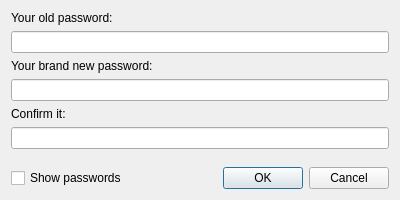
<?xml version="1.0" encoding="UTF-8"?>
<ui version="4.0">
 <class>PasswordRecreationForm</class>
 <widget class="QDialog" name="PasswordRecreationForm">
  <property name="geometry">
   <rect>
    <x>0</x>
    <y>0</y>
    <width>400</width>
    <height>200</height>
   </rect>
  </property>
  <property name="sizePolicy">
   <sizepolicy hsizetype="Fixed" vsizetype="Fixed">
    <horstretch>0</horstretch>
    <verstretch>0</verstretch>
   </sizepolicy>
  </property>
  <property name="minimumSize">
   <size>
    <width>400</width>
    <height>200</height>
   </size>
  </property>
  <property name="maximumSize">
   <size>
    <width>400</width>
    <height>200</height>
   </size>
  </property>
  <property name="windowTitle">
   <string>Password recreate</string>
  </property>
  <property name="locale">
   <locale language="English" country="UnitedStates"/>
  </property>
  <layout class="QVBoxLayout" name="verticalLayout">
   <item>
    <widget class="QLabel" name="label">
     <property name="text">
      <string>Your old password:</string>
     </property>
    </widget>
   </item>
   <item>
    <widget class="QLineEdit" name="lineEdit"/>
   </item>
   <item>
    <widget class="QLabel" name="label_2">
     <property name="text">
      <string>Your brand new password:</string>
     </property>
    </widget>
   </item>
   <item>
    <widget class="QLineEdit" name="lineEdit_2"/>
   </item>
   <item>
    <widget class="QLabel" name="label_3">
     <property name="text">
      <string>Confirm it:</string>
     </property>
    </widget>
   </item>
   <item>
    <widget class="QLineEdit" name="lineEdit_3"/>
   </item>
   <item>
    <spacer name="verticalSpacer">
     <property name="orientation">
      <enum>Qt::Vertical</enum>
     </property>
     <property name="sizeHint" stdset="0">
      <size>
       <width>20</width>
       <height>40</height>
      </size>
     </property>
    </spacer>
   </item>
   <item>
    <layout class="QHBoxLayout" name="horizontalLayout">
     <item>
      <widget class="QCheckBox" name="checkBox">
       <property name="text">
        <string>Show passwords</string>
       </property>
      </widget>
     </item>
     <item>
      <spacer name="horizontalSpacer">
       <property name="orientation">
        <enum>Qt::Horizontal</enum>
       </property>
       <property name="sizeHint" stdset="0">
        <size>
         <width>40</width>
         <height>20</height>
        </size>
       </property>
      </spacer>
     </item>
     <item>
      <widget class="QDialogButtonBox" name="buttonBox">
       <property name="standardButtons">
        <set>QDialogButtonBox::Cancel|QDialogButtonBox::Ok</set>
       </property>
      </widget>
     </item>
    </layout>
   </item>
  </layout>
 </widget>
 <resources/>
 <connections/>
</ui>
